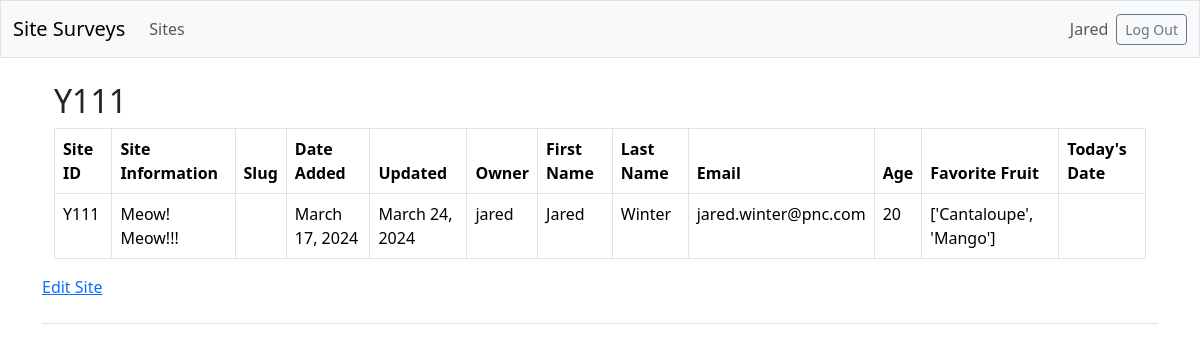
/sites/2/ (signed in), run on an earlier commit of the app's database.
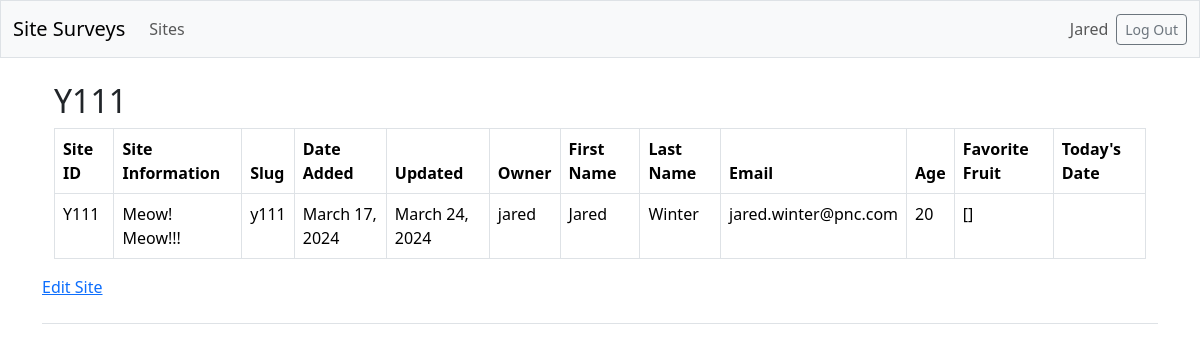
And on a later commit of the database.
### site_surveys/models.py (models this page shows, shortened)
class Site(models.Model):
    title = models.CharField(
        max_length=4,
    )
    slug = models.SlugField(max_length=250)
    date_added = models.DateField(auto_now_add=True)
    updated = models.DateField(auto_now=True)
    owner = models.ForeignKey(User, on_delete=models.CASCADE)
    text = models.TextField()
    first_name = models.CharField(max_length=100)
    last_name = models.CharField(max_length=100)
    email = models.EmailField()
    age = models.IntegerField()
    favorite_fruit = models.CharField(max_length=100)
    tags = TaggableManager()

### site_surveys/views.py (the view)
# urls.py: path("sites/<int:site_id>/", views.site, name="site"),
@login_required
def site(request, site_id):
    try:
        site = get_object_or_404(
            Site,
            id=site_id
        )
        if site.owner != request.user:
            raise Http404
        context = {
            "site": site
        }
        return render(request, "site_surveys/site.html", context)
    except:
        return redirect("site_surveys:sites")

### site_surveys/templates/site_surveys/site.html (shortened to what this page needs)
<!DOCTYPE html>
<html lang="en">
<head>
</head>
<body>
    {% extends "site_surveys/base.html" %}
    {% block page_header %}
        <div class="container mt-3">
          <h2>{{ site.title.upper }}</h2>
          <div class="table-responsive">
            <table class="table table-bordered">
              <thead>
                <tr>
                  <th>Site ID</th>
                  <th>Site Information</th>
                  <th>Slug</th>
                  <th>Date Added</th>
                  <th>Updated</th>
                  <th>Owner</th>
                  <th>First Name</th>
                  <th>Last Name</th>
                  <th>Email</th>
                  <th>Age</th>
                  <th>Favorite Fruit</th>
                  <th>Today's Date</th>
                </tr>
              </thead>
              <tbody>
                <tr>
                  <td>{{ site.title.upper }}</td>
                  <td>{{ site.text }}</td>
                  <td>{{ site.slug }}</td>
                  <td>{{ site.date_added }}</td>
                  <td>{{ site.updated }}</td>
                  <td>{{ site.owner }}</td>
                  <td>{{ site.first_name }}</td>
                  <td>{{ site.last_name }}</td>
                  <td>{{ site.email }}</td>
                  <td>{{ site.age }}</td>
                  <td>{{ site.favorite_fruit.title }}</td>
                  <td>{{ site.today_date }}</td>
                </tr>
              </tbody>
            </table>
          </div>
        </div>
        <p>
            <a href="{% url 'site_surveys:edit_site' site.id %}">Edit Site</a>
        </p>
    {% endblock page_header %}

What changed in the data, as far as the page shows it:
changed Site "Meow! Meow!!!": slug (not shown) → "y111"; favorite_fruit "['Cantaloupe', 'Mango']" → "[]"
